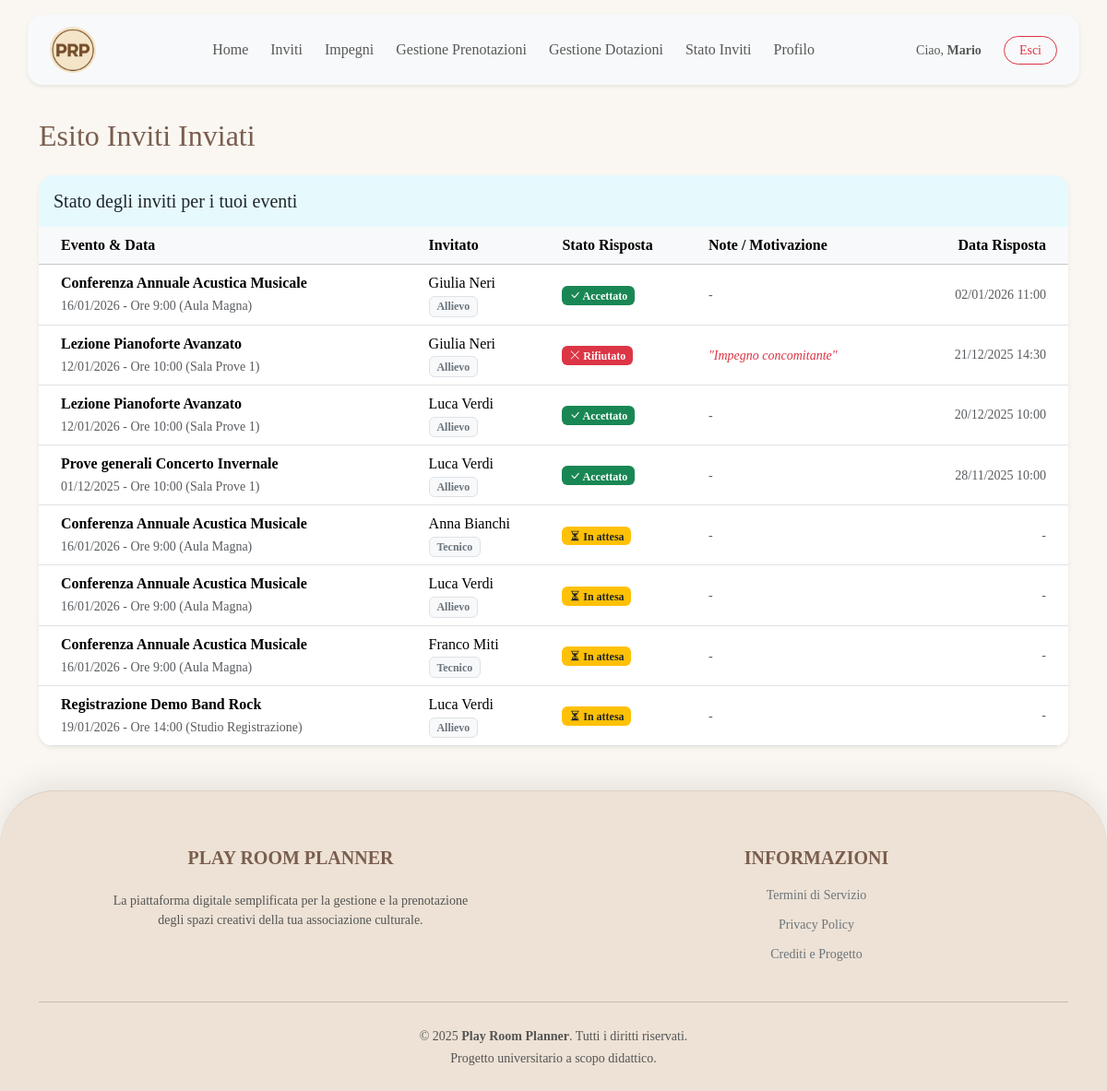
The page /frontend/risposte_inviti.php (signed in) on the database as committed earlier.
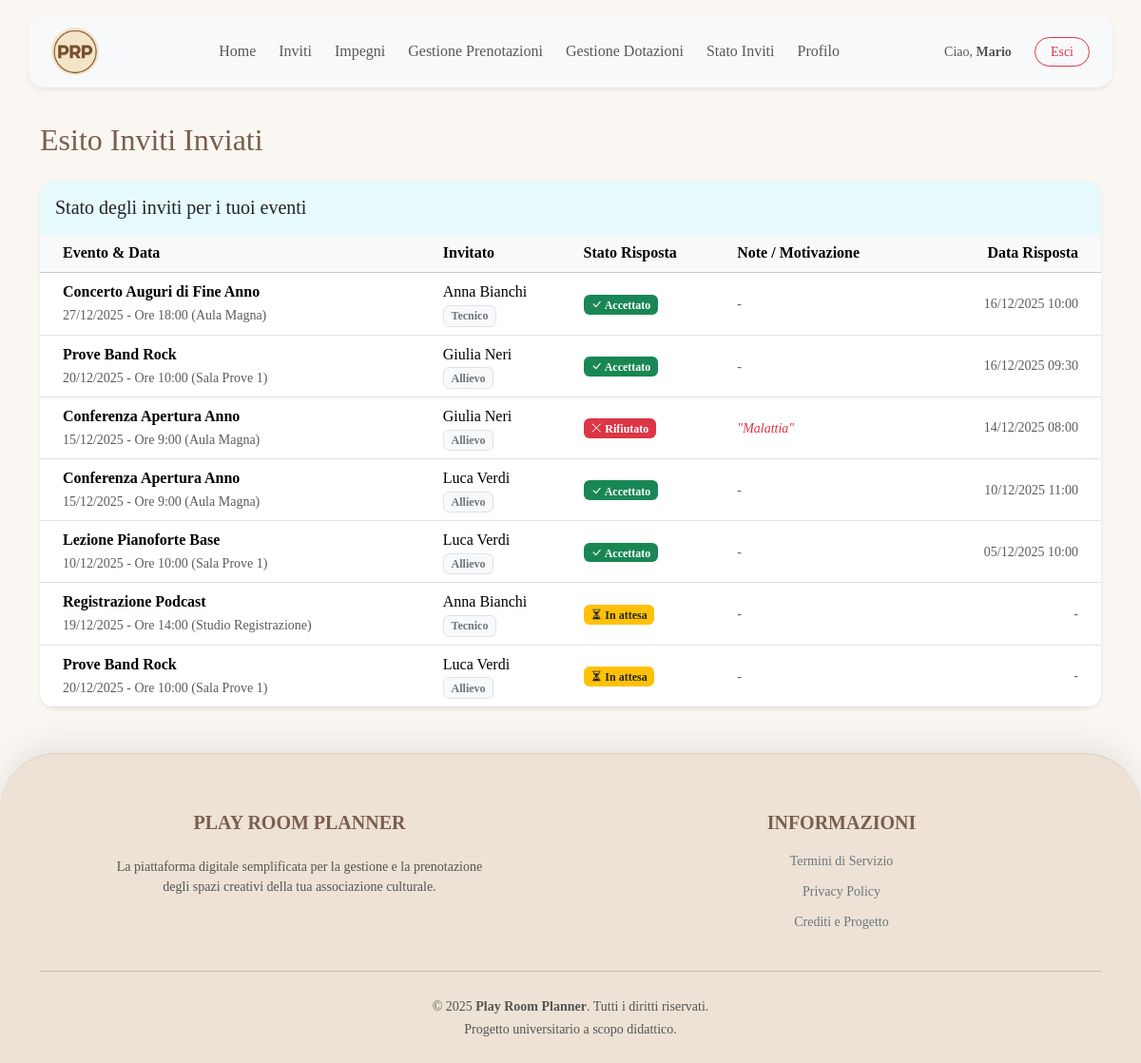
The same page on the database as committed later.
### tables this page shows
CREATE TABLE INVITO (
    id_utente INT NOT NULL,
    
    id_settore INT NOT NULL,
    nome_sala VARCHAR(50) NOT NULL,
    data DATE NOT NULL,
    ora INT NOT NULL,
    
    stato VARCHAR(20) NOT NULL DEFAULT 'invitato' CHECK (stato IN ('invitato', 'accettato', 'rifiutato')),
    motivazione VARCHAR(255) NULL,
    data_risposta TIMESTAMP NULL,
    
    PRIMARY KEY (id_utente, id_settore, nome_sala, data, ora),
    
    FOREIGN KEY (id_utente) REFERENCES UTENTE(id_utente)
        ON DELETE CASCADE
        ON UPDATE CASCADE,
    FOREIGN KEY (id_settore, nome_sala, data, ora) REFERENCES PRENOTAZIONE(id_settore, nome_sala, data, ora)
        ON DELETE CASCADE
        ON UPDATE CASCADE
);

CREATE TABLE PRENOTAZIONE (
    id_settore INT NOT NULL,
    nome_sala VARCHAR(50) NOT NULL,
    data DATE NOT NULL,
    ora INT NOT NULL CHECK (ora BETWEEN 9 AND 23),
    
    durata INT NOT NULL CHECK (durata > 0),
    attivita VARCHAR(255) NULL,
    id_organizzatore INT NOT NULL,
    
    PRIMARY KEY (id_settore, nome_sala, data, ora),
    
    FOREIGN KEY (id_settore, nome_sala) REFERENCES SALA(id_settore, nome_sala)
        ON DELETE NO ACTION  
        ON UPDATE CASCADE,
    FOREIGN KEY (id_organizzatore) REFERENCES UTENTE(id_utente)
        ON DELETE NO ACTION  
        ON UPDATE CASCADE
);

CREATE TABLE UTENTE (
    id_utente INT PRIMARY KEY AUTO_INCREMENT,
    nome VARCHAR(50) NOT NULL,
    cognome VARCHAR(50) NOT NULL,
    data_nascita DATE NOT NULL,
    ruolo VARCHAR(20) NULL CHECK (ruolo IN ('docente', 'allievo', 'tecnico')),
    email VARCHAR(100) NOT NULL UNIQUE,
    password_hash VARCHAR(255) NOT NULL,
    foto VARCHAR(255) NULL,
    
    anni_servizio INT NULL CHECK (anni_servizio IS NULL OR anni_servizio >= 0),
    data_nomina DATE NULL,
    is_responsabile BOOLEAN NOT NULL DEFAULT FALSE,
    is_admin BOOLEAN NOT NULL DEFAULT FALSE,
    
    id_settore INT NULL,
    FOREIGN KEY (id_settore) REFERENCES SETTORE(id_settore)
        ON DELETE NO ACTION  
        ON UPDATE CASCADE
);

### common/function.php (called while the page is built, shortened)
<?php
function getRisposteInvitiByResponsabile($cid, $id_responsabile)
{
    $sql = "SELECT I.*, U.nome, U.cognome, U.ruolo, P.attivita
            FROM INVITO I
            JOIN PRENOTAZIONE P ON I.id_settore = P.id_settore
                 AND I.nome_sala = P.nome_sala
                 AND I.data = P.data
                 AND I.ora = P.ora
            JOIN UTENTE U ON I.id_utente = U.id_utente
            WHERE P.id_organizzatore = ?
            ORDER BY I.data_risposta DESC, I.data ASC";
    $stmt = $cid->prepare($sql);
    $stmt->bind_param("i", $id_responsabile);
    $stmt->execute();
    return $stmt->get_result()->fetch_all(MYSQLI_ASSOC);
}

### frontend/risposte_inviti.php (the view, shortened to what this page needs)
<?php
require_once __DIR__ . '/../common/function.php';
$id_responsabile = $_SESSION['id_utente'];
$risposte = getRisposteInvitiByResponsabile($cid, $id_responsabile);
?>
<!DOCTYPE html>
<html lang="it">
<?php require ROOT_PATH . "/common/header.php" ?>
<body>
    <?php include ROOT_PATH . '/common/navbar.php'; ?>
    <div class="container mt-5 mb-5">
        <div class="mb-4">
            <h2>Esito Inviti Inviati</h2>
        </div>
        <div class="card shadow-sm border-0 rounded-4 overflow-hidden">
            <div class="card-header bg-info bg-opacity-10 border-0 py-3">
                <h5 class="mb-0 text-dark">
                    Stato degli inviti per i tuoi eventi
                </h5>
            </div>
            <div class="card-body p-0">
                <?php if (count($risposte) > 0): ?>
                    <div class="table-responsive">
                        <table class="table table-hover align-middle mb-0">
                            <thead class="table-light">
                                <tr>
                                    <th class="ps-4">Evento & Data</th>
                                    <th>Invitato</th>
                                    <th>Stato Risposta</th>
                                    <th>Note / Motivazione</th>
                                    <th class="text-end pe-4">Data Risposta</th>
                                </tr>
                            </thead>
                            <tbody>
                                <?php foreach ($risposte as $r): ?>
                                    <tr>
                                        <td class="ps-4">
                                            <strong><?php echo htmlspecialchars($r['attivita']); ?></strong><br>
                                            <small class="text-muted">
                                                <?php echo date("d/m/Y", strtotime($r['data'])); ?> - Ore <?php echo $r['ora']; ?>:00
                                                (<?php echo htmlspecialchars($r['nome_sala']); ?>)
                                            </small>
                                        </td>
                                        <td>
                                            <?php echo htmlspecialchars($r['nome'] . " " . $r['cognome']); ?><br>
                                            <span class="badge bg-light text-secondary border"><?php echo ucfirst($r['ruolo']); ?></span>
                                        </td>
                                        <td>
                                            <?php if ($r['stato'] == 'accettato'): ?>
                                                <span class="badge bg-success"><i class="bi bi-check-lg"></i> Accettato</span>
                                            <?php elseif ($r['stato'] == 'rifiutato'): ?>
                                                <span class="badge bg-danger"><i class="bi bi-x-lg"></i> Rifiutato</span>
                                            <?php else: ?>
                                                <span class="badge bg-warning text-dark"><i class="bi bi-hourglass-split"></i> In attesa</span>
                                            <?php endif; ?>
                                        </td>
                                        <td>
                                            <?php
                                            if (!empty($r['motivazione'])) {
                                                echo '<span class="text-danger small fst-italic">"' . htmlspecialchars($r['motivazione']) . '"</span>';
                                            } else {
                                                echo '<span class="text-muted small">-</span>';
                                            }
                                            ?>
                                        </td>
                                        <td class="text-end pe-4 text-muted small">
                                            <?php
                                            if ($r['data_risposta']) {
                                                echo date("d/m/Y H:i", strtotime($r['data_risposta']));
                                            } else {
                                                echo "-";
                                            }
                                            ?>
                                        </td>
                                    </tr>
                                <?php endforeach; ?>
                            </tbody>
                        </table>
                    </div>
                <?php else: ?>
                    <div class="text-center py-5 text-muted">
                        <p class="mb-0">Non hai ancora inviato inviti o nessuno ha ancora risposto.</p>
                    </div>
                <?php endif; ?>
            </div>
        </div>
    </div>
</body>
</html>

### common/header.php (shortened to what this page needs)
<head>
    <link href="https://cdn.jsdelivr.net/npm/bootstrap@5.3.3/dist/css/bootstrap.min.css" rel="stylesheet">
    <link rel="stylesheet" href="https://cdn.jsdelivr.net/npm/bootstrap-icons@1.11.3/font/bootstrap-icons.min.css">
    <link rel="stylesheet" href="<?php echo BASE_URL; ?>css/style.css">
</head>

### common/navbar.php (shortened to what this page needs)
<?php
if (isset($_SESSION['id_utente'])) {
    require_once __DIR__ . '/function.php';
}
?>
<nav class="navbar navbar-expand-lg navbar-light fixed-top bg-transparent py-3">
  <div class="container-xl bg-light shadow-sm rounded-4 px-4 py-2">
    <a class="navbar-brand d-flex" href="<?php echo BASE_URL; ?>index.php">
      <img src="<?php echo BASE_URL; ?>images/logo.png" alt="Logo" width="50px" class="rounded-pill">
    </a>
    <div class="collapse navbar-collapse justify-content-between" id="navbarNav">
      <ul class="navbar-nav mx-auto mb-2 mb-lg-0 text-center gap-2">
        <li class="nav-item">
          <a class="nav-link" href="<?php echo BASE_URL; ?>index.php">Home</a>
        </li>
        <?php if (isset($_SESSION['id_utente'])): ?>
          <?php if (empty($_SESSION['is_admin'])): ?>
              <li class="nav-item">
                <a class="nav-link position-relative" href="<?php echo BASE_URL; ?>frontend/inviti.php">
                    Inviti
                </a>
              </li>
              <li class="nav-item">
                <a class="nav-link" href="<?php echo BASE_URL; ?>frontend/impegni.php">
                    Impegni
                </a>
              </li>
          <?php endif; ?>
          <?php if (isset($_SESSION['is_responsabile']) && $_SESSION['is_responsabile']): ?>
            <li class="nav-item">
              <a class="nav-link" href="<?php echo BASE_URL; ?>frontend/gestione_prenotazioni.php">Gestione Prenotazioni</a>
            </li>
            <li class="nav-item">
              <a class="nav-link" href="<?php echo BASE_URL; ?>frontend/resp_dotazioni.php">Gestione Dotazioni</a>
            </li>
            <li class="nav-item">
              <a class="nav-link" href="<?php echo BASE_URL; ?>frontend/risposte_inviti.php">Stato Inviti</a>
            </li>
          <?php endif; ?>
          <li class="nav-item">
            <a class="nav-link" href="<?php echo BASE_URL; ?>frontend/profilo.php">Profilo</a>
          </li>
        <?php endif; ?>
      </ul>
      <ul class="navbar-nav align-items-center justify-content-center flex-column flex-lg-row gap-3 mt-3 mt-lg-0">
        <?php if (isset($_SESSION['id_utente'])): ?>
          <li class="nav-item">
              <span class="navbar-text me-2 small">Ciao, <strong><?php echo htmlspecialchars($_SESSION['nome']); ?></strong></span>
          </li>
          <li class="nav-item">
            <a class="btn btn-outline-danger btn-sm mb-2 mb-lg-0 rounded-pill px-3" href="<?php echo BASE_URL; ?>backend/logout.php">Esci</a>
          </li>
        <?php endif; ?>
      </ul>
    </div>
  </div>
</nav>

### css/style.css (style rules this page uses)
* { font-family: Georgia, 'Times New Roman', Times, serif; }
html { height: 100%; }
body { background-color: #FAF7F2; padding-top: 80px; min-height: 100vh; display: flex; flex-direction: column; }
footer { margin-top: auto; width: 100%; }
html, body { overscroll-behavior-y: none; }
.container h2 { color: #7A5E4E; }
.navbar-nav .nav-link { transition: transform 0.3s ease; }
.footer-vintage { background-color: #EDE2D5; color: #7A5E4E; border-top-left-radius: 60px; border-top-right-radius: 60px; border-top: 1px solid rgba(122, 94, 78, 0.15); box-shadow: 0 -10px 30px rgba(0, 0, 0, 0.08); position: relative; z-index: 10; padding-top: 60px; padding-bottom: 40px; margin-top: auto; }
.footer-vintage hr { border-color: rgba(122, 94, 78, 0.3); opacity: 1; }

Rows that differ between the two databases and show on the page:
removed invito: prenotazione.attivita "Conferenza Annuale Acustica Musicale", data "16/01/2026", ora "9", nome_sala "Aula Magna", id_utente.cognome "Giulia Neri", id_utente.ruolo "Allievo", stato "accettato" (drawn), data_risposta "02/01/2026 11:00"
removed invito: prenotazione.attivita "Lezione Pianoforte Avanzato", data "12/01/2026", ora "10", nome_sala "Sala Prove 1", id_utente.cognome "Giulia Neri", id_utente.ruolo "Allievo", stato "rifiutato" (drawn), motivazione "Impegno concomitante", data_risposta "21/12/2025 14:30"
removed invito: prenotazione.attivita "Lezione Pianoforte Avanzato", data "12/01/2026", ora "10", nome_sala "Sala Prove 1", id_utente.cognome "Luca Verdi", id_utente.ruolo "Allievo", stato "accettato" (drawn), data_risposta "20/12/2025 10:00"
removed invito: prenotazione.attivita "Prove generali Concerto Invernale", data "01/12/2025", ora "10", nome_sala "Sala Prove 1", id_utente.cognome "Luca Verdi", id_utente.ruolo "Allievo", stato "accettato" (drawn), data_risposta "28/11/2025 10:00"
removed invito: prenotazione.attivita "Conferenza Annuale Acustica Musicale", data "16/01/2026", ora "9", nome_sala "Aula Magna", id_utente.cognome "Anna Bianchi", id_utente.ruolo "Tecnico", stato "invitato" (drawn)
removed invito: prenotazione.attivita "Conferenza Annuale Acustica Musicale", data "16/01/2026", ora "9", nome_sala "Aula Magna", id_utente.cognome "Luca Verdi", id_utente.ruolo "Allievo", stato "invitato" (drawn)
removed invito: prenotazione.attivita "Conferenza Annuale Acustica Musicale", data "16/01/2026", ora "9", nome_sala "Aula Magna", id_utente.cognome "Franco Miti", id_utente.ruolo "Tecnico", stato "invitato" (drawn)
removed invito: prenotazione.attivita "Registrazione Demo Band Rock", data "19/01/2026", ora "14", nome_sala "Studio Registrazione", id_utente.cognome "Luca Verdi", id_utente.ruolo "Allievo", stato "invitato" (drawn)
added invito: prenotazione.attivita "Concerto Auguri di Fine Anno", data "27/12/2025", ora "18", nome_sala "Aula Magna", id_utente.cognome "Anna Bianchi", id_utente.ruolo "Tecnico", stato "accettato" (drawn), data_risposta "16/12/2025 10:00"
added invito: prenotazione.attivita "Prove Band Rock", data "20/12/2025", ora "10", nome_sala "Sala Prove 1", id_utente.cognome "Giulia Neri", id_utente.ruolo "Allievo", stato "accettato" (drawn), data_risposta "16/12/2025 09:30"
added invito: prenotazione.attivita "Conferenza Apertura Anno", data "15/12/2025", ora "9", nome_sala "Aula Magna", id_utente.cognome "Giulia Neri", id_utente.ruolo "Allievo", stato "rifiutato" (drawn), motivazione "Malattia", data_risposta "14/12/2025 08:00"
added invito: prenotazione.attivita "Conferenza Apertura Anno", data "15/12/2025", ora "9", nome_sala "Aula Magna", id_utente.cognome "Luca Verdi", id_utente.ruolo "Allievo", stato "accettato" (drawn), data_risposta "10/12/2025 11:00"
added invito: prenotazione.attivita "Lezione Pianoforte Base", data "10/12/2025", ora "10", nome_sala "Sala Prove 1", id_utente.cognome "Luca Verdi", id_utente.ruolo "Allievo", stato "accettato" (drawn), data_risposta "05/12/2025 10:00"
added invito: prenotazione.attivita "Registrazione Podcast", data "19/12/2025", ora "14", nome_sala "Studio Registrazione", id_utente.cognome "Anna Bianchi", id_utente.ruolo "Tecnico", stato "invitato" (drawn)
added invito: prenotazione.attivita "Prove Band Rock", data "20/12/2025", ora "10", nome_sala "Sala Prove 1", id_utente.cognome "Luca Verdi", id_utente.ruolo "Allievo", stato "invitato" (drawn)
